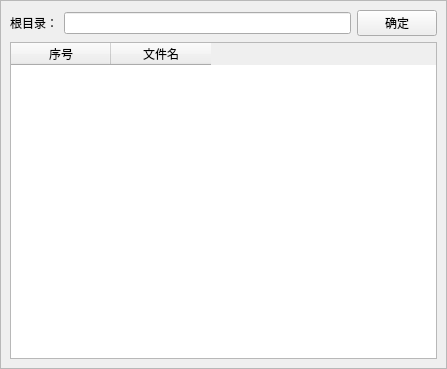
<?xml version="1.0" encoding="UTF-8"?>
<ui version="4.0">
 <class>WgTyproaImgCleaner</class>
 <widget class="QWidget" name="WgTyproaImgCleaner">
  <property name="geometry">
   <rect>
    <x>0</x>
    <y>0</y>
    <width>447</width>
    <height>369</height>
   </rect>
  </property>
  <property name="windowTitle">
   <string>Form</string>
  </property>
  <layout class="QVBoxLayout" name="verticalLayout">
   <property name="leftMargin">
    <number>0</number>
   </property>
   <property name="topMargin">
    <number>0</number>
   </property>
   <property name="rightMargin">
    <number>0</number>
   </property>
   <property name="bottomMargin">
    <number>0</number>
   </property>
   <item>
    <widget class="QFrame" name="backgrd">
     <property name="frameShape">
      <enum>QFrame::StyledPanel</enum>
     </property>
     <property name="frameShadow">
      <enum>QFrame::Raised</enum>
     </property>
     <layout class="QGridLayout" name="gridLayout">
      <item row="0" column="1">
       <widget class="QLineEdit" name="lineEdit"/>
      </item>
      <item row="0" column="2">
       <widget class="QPushButton" name="pushButton">
        <property name="text">
         <string>确定</string>
        </property>
       </widget>
      </item>
      <item row="0" column="0">
       <widget class="QLabel" name="label">
        <property name="text">
         <string>根目录：</string>
        </property>
       </widget>
      </item>
      <item row="1" column="0" colspan="3">
       <widget class="QTableWidget" name="tableWidget">
        <column>
         <property name="text">
          <string>序号</string>
         </property>
        </column>
        <column>
         <property name="text">
          <string>文件名</string>
         </property>
        </column>
       </widget>
      </item>
     </layout>
    </widget>
   </item>
  </layout>
 </widget>
 <resources/>
 <connections/>
</ui>
